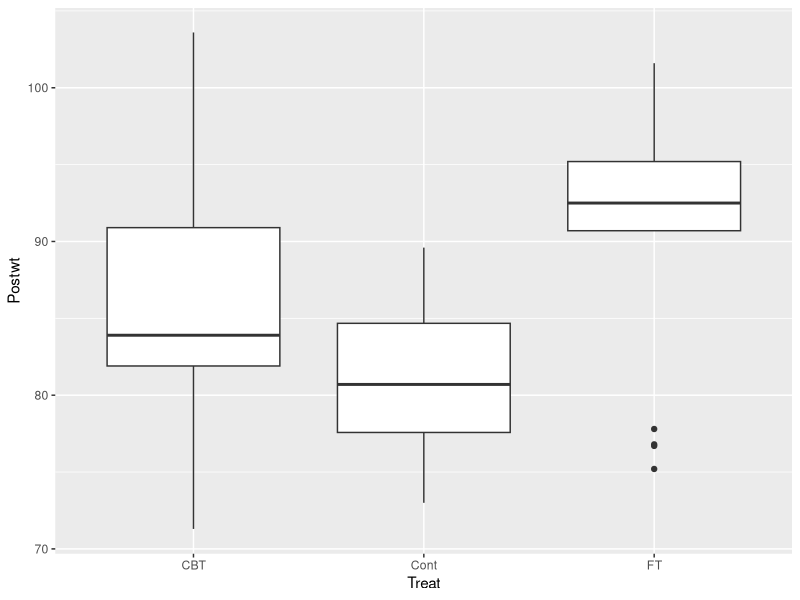
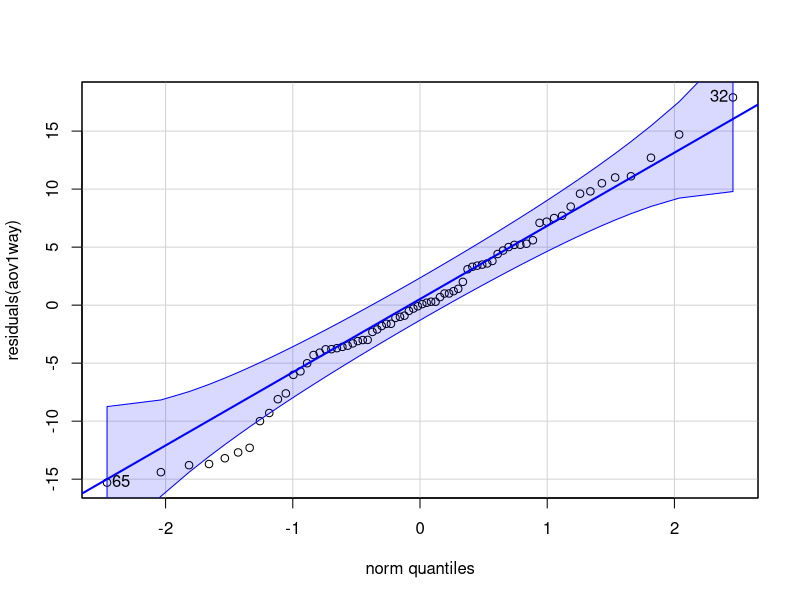
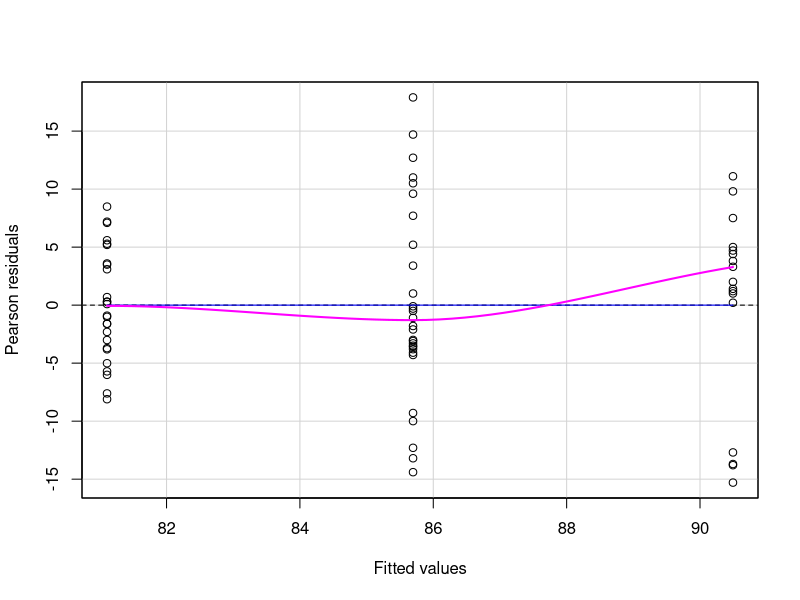
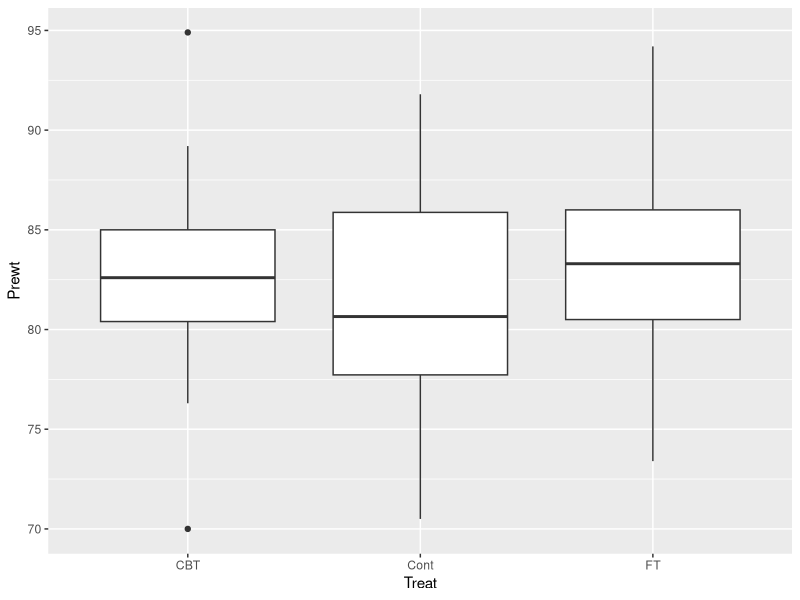
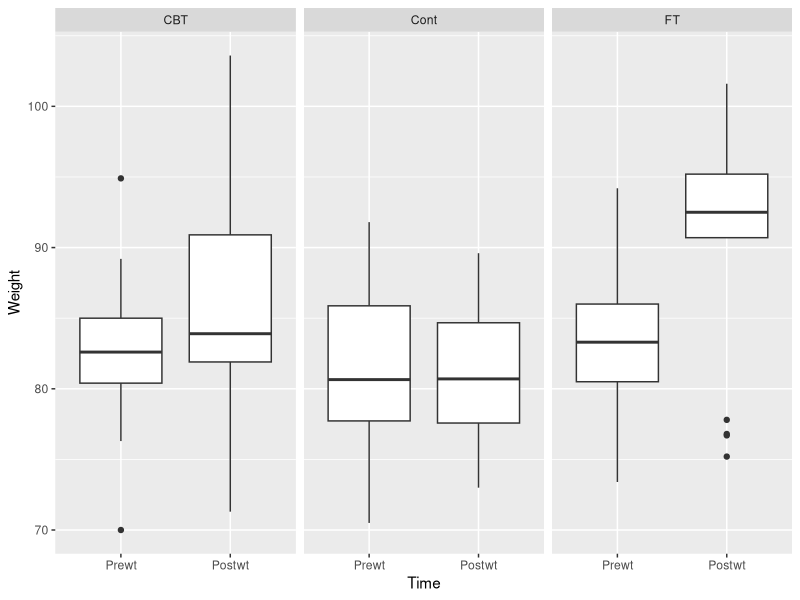

These figures' R source, in order:
### Stats with R Exercise sheet 6

##########################
# ANOVA
##########################

## This exercise sheet contains the exercises that you will need to complete and 
## submit by 23:55 on Sunday, December 18. Write the code below the questions. 
## If you need to provide a written answer, comment this out using a hashtag (#). 
## Submit your homework via cms

## Please write below your (and your teammates) name, matriculation number. 
## Name: Mhd Jawad Al Rahwanji
## Matriculation number: 7038980
## Name: Ali Salaheldin Ali Ahmed
## Matriculation number: 7043295
## Name: Muhammed Saeed
## Matriculation number: 7030400

###########################################################################################



#################################
### Exercise 1: One-way ANOVA
#################################

library(ggplot2)
library(dplyr)
library(MASS)
library(car)
library(tidyr)

## This time we will be working with the "anorexia" data frame (package 'MASS') 

## This is a data set of a clinical study with 3 conditions: Two groups received an active treatment,
## while the control group did not receive treatment. The study population is anorexia patients
## and the recorded response is the weight before the study and the weight after the study for
## for each patient.


## a) Load the dataset, store it into a variable called "data", and briefly inspect it. 
## Feel free to make some plots and calculate some statistics in order to understand 
## the data.
data <- anorexia
summary(data)
str(data)
## b) In a first step, we will concentrate on the dependent variable Postwt and
##  Treat as the predictor variable (we will assume that the weight before treatment is comparable between groups). 
##  Please formulate a sensible research hypothesis.

# H0 = The mean Postwt is equal across all three groups (CBT, FT and Cont).

## c) Build a boxplot of Postwt depending on "Treat". Please use ggplot here and below!
ggplot(data, aes(Treat, Postwt)) + geom_boxplot()
## d) Looking at the boxplots, is there a difference between the weight between the
##  3 treatment groups?

# Yes the medians and IQRs are different for each group. the median of CBT is
# within the IQR of Cont., while the median of FT doesn't overlap with either.

## e) Now we are ready to perform 1-way ANOVA: please use the function aov() on 
## Postwt depending on Treat and assign the result to aov1way
aov1way <- aov(Postwt ~ Treat, data=data)
## Before we interpret the results, let's check the ANOVA assumptions and whether 
## they are violated or not and why:

## f) Independence assumption
## (Figure out the best way to check this assumption and give a detailed justified 
## answer to whether it is violated or not.)

# Assuming that none of the patients was in multiple groups, such that the groups
# are completely separate, then this assumption is satisfied.

## g) Normality of residuals (figure out the best way to check this assumption)
qqPlot(residuals(aov1way)) # The residuals seem to fit the normal distribution normally well
shapiro.test(residuals(aov1way)) # W = 0.984, p = 0.503

## h) What do you conclude from your results in g? (give a detailed justified answer to whether it is violated or not)

# The Shapiro-Wilk test showed that the distribution of the residuals of aov1way
# has no significant evidence of non-normality (W = .984, p = .503).
# Based on this outcome, we can assume that the assumption is satisfied.

## i) Homogeneity of variance of residuals (figure out the best way to check this assumption)
residualPlot(aov1way, smooth = TRUE)
# the means of the residuals do not show an obvious dependence on the fitted value
leveneTest(Postwt ~ Treat, data = data) # F = 1.77, p = 0.178

## j) What do you conclude from i? (give a detailed justified answer to whether it is violated or not)

# The homogeneity of variances of the residuals assumption can be safely assumed
# to be satisfied, since the applied Levene test showed that there is no sigfinicant
# evidence of heterogenity (F(2, 69) = 1.77, p = 0.178)

## k) What are your options if you detect that the data violates the ANOVA assumptions? 

# We use the non-parametric equivalent of ANOVA being Kruskal-Wallis test

## l) Now we turn to the results. Look at the summary of aov1way
summary(aov1way)
## m) State your conclusion

# The one-way ANOVA revealed that there was a statistically significant difference
# in mean Postwt between at least two groups (F(2, 69) = 8.651, p < 0.001).

# We conclude that there exists a stastically significant difference among the treatment
# groups in terms of Postwt's

## n) Use paired.t.test in order to test which levels of Treat are actually different. Use
## "bonferroni" as the method of p-value adjustment.
pairwise.t.test(data$Postwt, data$Treat, p.adjust.method = 'bonferroni')
## o) Bonferroni is known to be a conservative method: it preserves the nominal alpha level,
##  but lacks power to detect effects. An alternative is the "holm" method, which also
##  preserves the overall alpha level, but is less conservative. Try this method.
pairwise.t.test(data$Postwt, data$Treat, p.adjust.method = 'holm')
## p) State your conclusions.

# Conclusion 1: 
# The pairwise t-test using bonferroni correction found that the mean Postwt was
# significantly different between FT and Cont. (p < 0.001).
# This means that bonferroni correction (avoiding Type I errors) only found a significant
# difference  between the FT and Cont groups means that FT was a successful treatment
# given our assumption on equal Prewt means.

# Conclusion 2:
# The pairwise t-test using holm correction found that the mean Postwt was
# significantly different between all three groups: FT and Cont. (p < 0.001),
# CBT and Cont. (p < 0.05), and FT and CBT (p < 0.05)
# Holm correction, being the less conservative (but more prone to Type II error) method, 
# found significant differences between every group pairing meaning FT and CBT were 
# successful treatments and that FT was even better than CBT (again, given the 
# assumption on equal Prewt means)

##################################
### Exercise 2: 2-way ANOVA
##################################

## Above, we have only looked at post treatment weights. If the sample is big and
## patients were randomly assigned to treatment groups, this is fine to measure the
## success of the treatment as we can assume that weight before the treatment is 
## similar between groups.

## a) Create a graph to see whether prewt is similar between Treat groups.
ggplot(data, aes(Treat, Prewt)) + geom_boxplot()
## b) What is your conclusion?

# The weights are seemingly similar between groups, since all of the medians of
# are all three groups are within each others' IQR.

## Next, we will transform the data set, such that we have one variable combining
## both Prewt and Postwt values and an additional factor coding for Time. This will allow us
## to directly address the change in weight under different treatments in a factorial
## ANOVA.
## Please run the following command.

data_long = anorexia%>% pivot_longer(c(Postwt,Prewt), names_to = "Time", values_to = "Weight") %>%
  mutate(Time = factor(Time, levels=c("Prewt","Postwt")))
summary(data_long)

## c) Plot boxplots for the distribution of `Weight` for each of the `Time` 
## values for data_long. Build 3 plots (each containing 2 boxplots) side by side depending on the 
## `Treat` variable.
ggplot(data_long, aes(Time, Weight)) + geom_boxplot() + facet_grid(cols=vars(Treat))
## d) Describe the pattern you observe in c)

# We can see that the weights in the control group remained almost unchanged.
# The weights in the CBT group slightly increased but we're unsure if it's significant as 
# there remains an the Postwt median is still within IQR of Prewt.
# Lastly, the FT group exhibited an obvious increase that is most probably significant,
# since the Postwt and Prewt IQRs do not overlap at all.

## e) build a two-way ANOVA including Time and Treat as predictors and their interaction
##  and assign it to aov2way.
aov2way <- aov(Weight ~ Treat * Time, data=data_long)
summary(aov2way) # F(2, 138) = 3.83, p = 0.024

## f) Report your results in line with the research question.

# The two-way ANOVA revealed that there was a statistically significant interaction
# between the effects of Treat and Time on Weight (F(2, 138) = 3.83, p < 0.05)

# In other words, Weight between some treat groups were significantly different.
# Weight was also significantly different over time. The interaction, means that
# there exists at least one combination of Time-Treat that is has a statistically
# different mean Weight compared to the rest (i.e. superior or inferior treatment).

## g) In order to evaluate the interaction, we will use pairwise tests again. The
## function, we are going to use here is TukeyHSD. Please call the function on the 
##  two-way anova
TukeyHSD(aov2way)
## h) The interaction between Time and Treat produces 15 (!) different comparisons,
##  but not all of them are meaningful to us. Please select three comparisons to report, 
##  which conceptually make most sense! Explain your choice!

# We pick:
# 1- FT-Postwt x Cont-Postwt (p = 0.000073): 
# Tukey’s HSD Test for multiple comparisons found that the mean value of Weight
# was significantly different between FT-Postwt and Cont-Postwt groups
# (p < 0.001).
# This shows that patients in FT treatment group had significantly higher post-treatment
# weights compared to the patients who didn't receive treatment. 
# But that's not enough to judge the treatment!
# 2- FT-Prewt x Cont-Prewt (p-val = 0.958): 
# Tukey’s HSD Test for multiple comparisons found that there's no significant difference
# in mean Weight between FT-Postwt and Cont-Postwt groups (p = 0.958).
# This shows that the FT and Cont treatment groups had NO significantly different 
# pre-treatment weights to begin with.
# We're getting somewhere!
# 3- FT-Postwt x FT-Prewt (p-val = 0.0133651): 
# Tukey’s HSD Test for multiple comparisons found that the mean value of Weight
# was significantly different between FT-Postwt and FT-Prewt groups
# (p < 0.05).
# This shows that the patients in FT group experienced a significant increase in
# weight over time. Hence, the treatment was in fact successful!
# Hooray!

#################################################
### Exercise 3: independence assumption
#################################################

## The two-way ANOVA above violates the independence assumption.
##  a) Explain why.

# Because for each patient we have a weight value per time value

##  b) Can you think of a way to conduct an ANOVA on this dataset without violating
##  the independence assumption, but taking into account differences between groups 
##  prior to treatment?

# We instead use a column named Weight diff. that substitutes Time and Weight columns
# It is the difference in weight over time per patient.